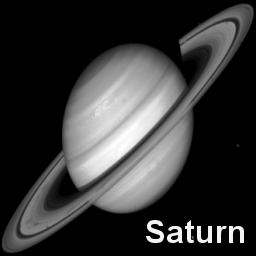
%> input picture jpeg-like-codec/images/saturn.tif, 256 x 256 px
$ octave --eval "demo_block_dct2;"   (GNU Octave 9; MATLAB toolbox functions it lacks are replaced by stand-ins)
%> lines starting %> are read from the running program, lines starting %| are printed output that depends on the picture
%> in demo_block_dct2, saturn is the input picture: size 256x256 uint8; min 0, max 255, mean 53.6
### jpeg-like-codec/src/block_dct2.m
function O = block_dct2(I, m)
% Block Based 2-D DCT.
%
%  [O] = block_dct2(I, m)
%
% Input arguments ([]s are optional):
%  I   (matrix) of size NxN. Input Image
%  [m] (scalar): block size. Default is 8.
%
% Output arguments ([]s are optional):
%  O   (matrix) of size NxN. Output Image
%
% Future Work:
%  Currently N must be a multiple of block size m.
%  Support NxM image
%
% see also: blkproc, dct2
%
% Author: Naotoshi Seo <sonots(at)umd.edu>
% Date  : March 2007
if nargin < 2,
    m = 8;
end
N = size(I, 1);
%> N = 256
for i=0:(floor(N/m)-1)
    si = i*m+1;
    for j=0:(floor(N/m)-1)
        sj = j*m+1;
        O(si:(si+m-1), sj:(sj+m-1)) = dct2(I(si:(si+m-1), sj:(sj+m-1)));
    end
end
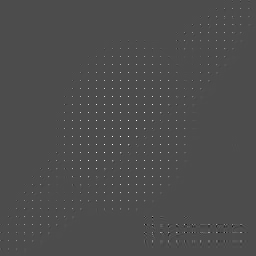
%> O: size 256x256 double; min -865, max 2000.5, mean 6.8; drawn with min black and max white

### jpeg-like-codec/src/demo_block_dct2.m
function demo_block_dct2
% (3) Block-based DCT transform
%
%  demo_block_dct2
%
% Author: Naotoshi Seo <sonots(at)umd.edu>
% Date  : March 2007
saturn = imread('../images/saturn.tif');
blkdctimg = block_dct2(saturn);
figure;
imshow(log(abs(blkdctimg)),[-1 12])
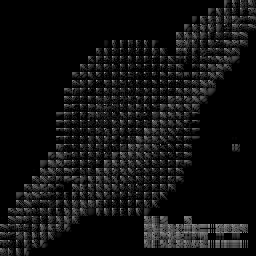
%> displayed picture: size 256x256, on the screen's scale of 0 to 255; min 0, max 169, mean 17.1
%> `demo_block_dct2;`:
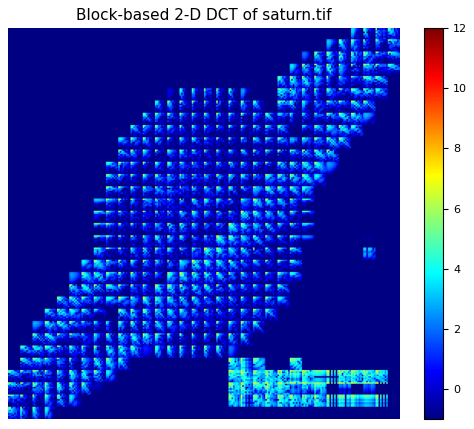
%> figure redrawn from the program's plot data
colormap(jet);
colorbar;
title('Block-based 2-D DCT of saturn.tif');
